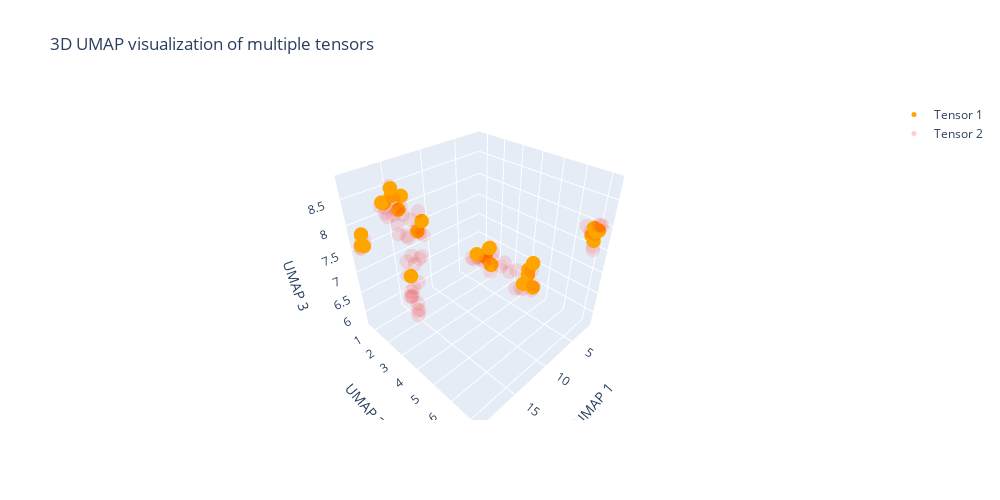

Source (notebook cell):
### Code cell
def plot_3d_umap_multiple_tensors(tensors, labels=None, colors=None, marker_sizes=None, opacities=None):
    # Convert tensors to numpy arrays if they aren't already
    data_arrays = [tensor.numpy() if hasattr(tensor, 'numpy') else tensor for tensor in tensors]
    
    # Combine all data for UMAP
    combined_data = np.vstack(data_arrays)
    
    # Create labels for coloring
    if labels is None:
        labels = np.concatenate([np.full(len(data), i) for i, data in enumerate(data_arrays)])
    
    # Fit UMAP
    reducer = umap.UMAP(n_components=3, random_state=42)
    embedding = reducer.fit_transform(combined_data)
    
    # Split embedding back into separate groups
    start_idx = 0
    embeddings = []
    for data in data_arrays:
        end_idx = start_idx + len(data)
        embeddings.append(embedding[start_idx:end_idx])
        start_idx = end_idx

    # Using plotly for interactive 3D visualization
    fig = go.Figure()
    
    # Default values if not provided
    colors = colors or ['red', 'blue', 'green', 'purple']
    marker_sizes = marker_sizes or [5] * len(tensors)
    opacities = opacities or [0.8] * len(tensors)  # Default opacity for all tensors
    
    # Add each tensor's points to the plot
    for i, emb in enumerate(embeddings):
        fig.add_trace(go.Scatter3d(
            x=emb[:, 0],
            y=emb[:, 1],
            z=emb[:, 2],
            mode='markers',
            marker=dict(
                size=marker_sizes[i],
                color=colors[i],
                opacity=opacities[i]  # Individual opacity for each tensor
            ),
            name=f'Tensor {i+1}'
        ))

    # Update the layout
    fig.update_layout(
        title='3D UMAP visualization of multiple tensors',
        scene=dict(
            xaxis_title='UMAP 1',
            yaxis_title='UMAP 2',
            zaxis_title='UMAP 3'
        ),
        width=1000,
        height=500,
        showlegend=True
    )
    
    fig.show()

# # Example usage:
# tensors = [qnivp_umap, random_umap, commit_umap, x_candidates]
# colors = ['purple', 'blue', 'green','red']
# marker_sizes = [5, 5, 5, 5]
# opacities = [0.7, 0.7, 0.7, 0.3]  # Different opacity for each tensor

tensors = [qnivp_umap, x_candidates]
colors = ['orange','red']
marker_sizes = [5, 5]
opacities = [1.0, 0.1]
plot_3d_umap_multiple_tensors(
    tensors, 
    colors=colors, 
    marker_sizes=marker_sizes, 
    opacities=opacities
)

### Figure 1 — Plotly figure (JSON) as saved in the notebook; plotly's stock layout.template omitted (floating-point values rounded to 4 significant figures)
{"data": [{"marker": {"color": "orange", "opacity": 1, "size": 5}, "mode": "markers", "name": "Tensor 1", "type": "scatter3d", "x": [7.607, 15.48, 15.47, 7.545, 19.49, 19.23, 2.372, 8.85, 8.476, 8.78, 19.05, 1.851, 18.84, 7.701, 17.14, 1.637, 8.559, 2.5, 7.473, 15.45, 16.9, 8.001, 16.31, 15.62, 17.03, 16.5, 9.309, 1.855], "y": [5.544, 1.797, 1.517, 5.72, 0.9854, 1.01, 7.139, 4.001, 3.751, 3.886, 0.7874, 6.918, 0.6788, 5.85, 2.135, 6.757, 3.577, 7.051, 5.509, 2.909, 1.3, 5.453, 1.102, 2.674, 2.104, 2.395, 3.348, 6.839], "z": [7.196, 6.828, 8.211, 7.376, 7.67, 7.641, 7.95, 7.04, 7.332, 7.398, 7.588, 7.656, 7.788, 6.874, 8.664, 7.721, 7.107, 7.919, 7.06, 8.244, 8.399, 6.88, 8.319, 8.014, 8.791, 8.676, 7.177, 7.908]}, {"marker": {"color": "red", "opacity": 0.1, "size": 5}, "mode": "markers", "name": "Tensor 2", "type": "scatter3d", "x": [15.62, 9.268, 16.56, 7.969, 9.133, 8.715, 9.052, 15.82, 15.55, 17.03, 8.389, 7.928, 15.97, 8.958, 15.43, 19.0, 1.701, 15.19, 15.08, 7.781, 9.345, 15.61, 8.628, 1.901, 16.29, 15.34, 7.638, 15.34, 2.586, 15.84, 15.55, 15.51, 15.49, 7.586, 15.31, 19.2, 16.3, 16.03, 1.9, 16.45, 2.051, 8.656, 2.855, 9.464, 15.48, 19.49, 15.73, 1.724, 9.514, 18.8, 8.371, 17.12, 2.348, 15.04, 16.14, 15.81, 16.98, 16.05, 8.227, 15.43, 15.34, 7.663, 15.44, 8.009, 8.556, 16.1, 8.295, 16.31, 15.13, 15.25], "y": [2.11, 3.421, 1.3, 5.327, 3.299, 3.835, 3.58, 2.048, 1.616, 2.068, 3.685, 5.428, 2.509, 4.057, 1.602, 0.7191, 6.902, 1.817, 1.772, 5.906, 3.188, 1.71, 4.01, 6.944, 2.247, 2.046, 5.788, 1.595, 7.2, 2.757, 1.355, 2.788, 2.202, 5.388, 1.508, 0.6971, 1.822, 1.685, 6.743, 2.405, 6.571, 3.911, 7.176, 3.851, 2.934, 0.8826, 2.101, 6.941, 3.128, 0.8176, 4.564, 2.268, 7.222, 1.815, 1.098, 2.951, 1.203, 1.474, 5.152, 1.73, 2.619, 5.714, 2.517, 5.085, 4.434, 2.045, 4.814, 1.073, 2.099, 1.779], "z": [7.383, 7.133, 8.274, 6.732, 7.074, 7.06, 7.076, 7.811, 6.819, 8.823, 7.286, 6.748, 8.233, 7.237, 6.256, 7.721, 7.536, 5.917, 5.75, 6.94, 7.024, 7.163, 7.314, 7.805, 8.299, 6.003, 6.787, 6.372, 8.096, 8.109, 7.685, 8.406, 7.214, 6.825, 6.194, 7.518, 8.03, 8.264, 7.825, 8.655, 7.908, 6.845, 8.094, 7.127, 7.99, 7.604, 7.774, 7.456, 7.059, 7.676, 7.183, 8.639, 8.054, 6.092, 8.032, 8.056, 8.312, 8.135, 6.716, 6.305, 7.467, 7.218, 7.401, 7.103, 7.082, 8.402, 7.03, 8.119, 6.724, 6.515]}], "layout": {"height": 500, "scene": {"xaxis": {"title": {"text": "UMAP 1"}}, "yaxis": {"title": {"text": "UMAP 2"}}, "zaxis": {"title": {"text": "UMAP 3"}}}, "showlegend": true, "title": {"text": "3D UMAP visualization of multiple tensors"}, "width": 1000}}
